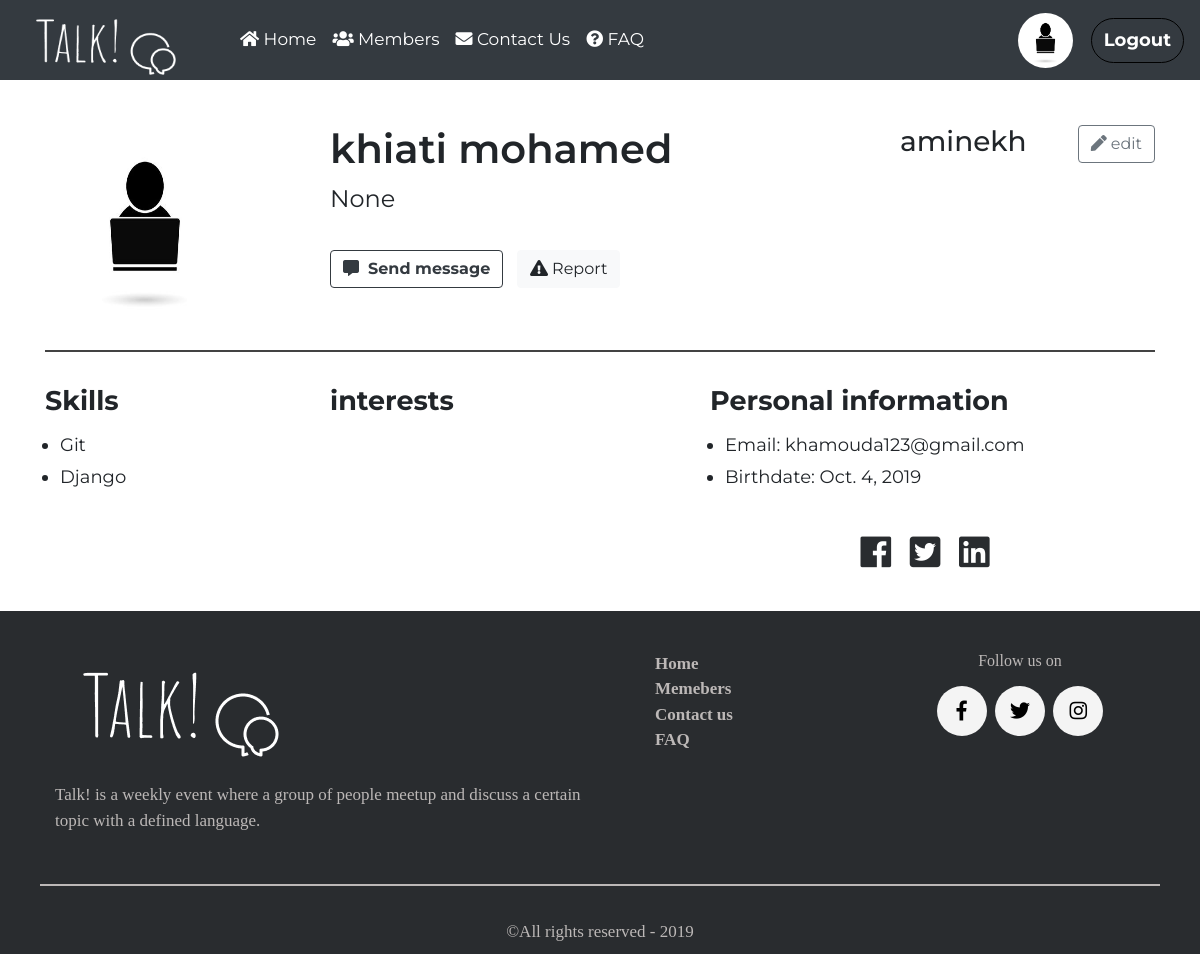
The app's page /profile/1 (signed in), older data.
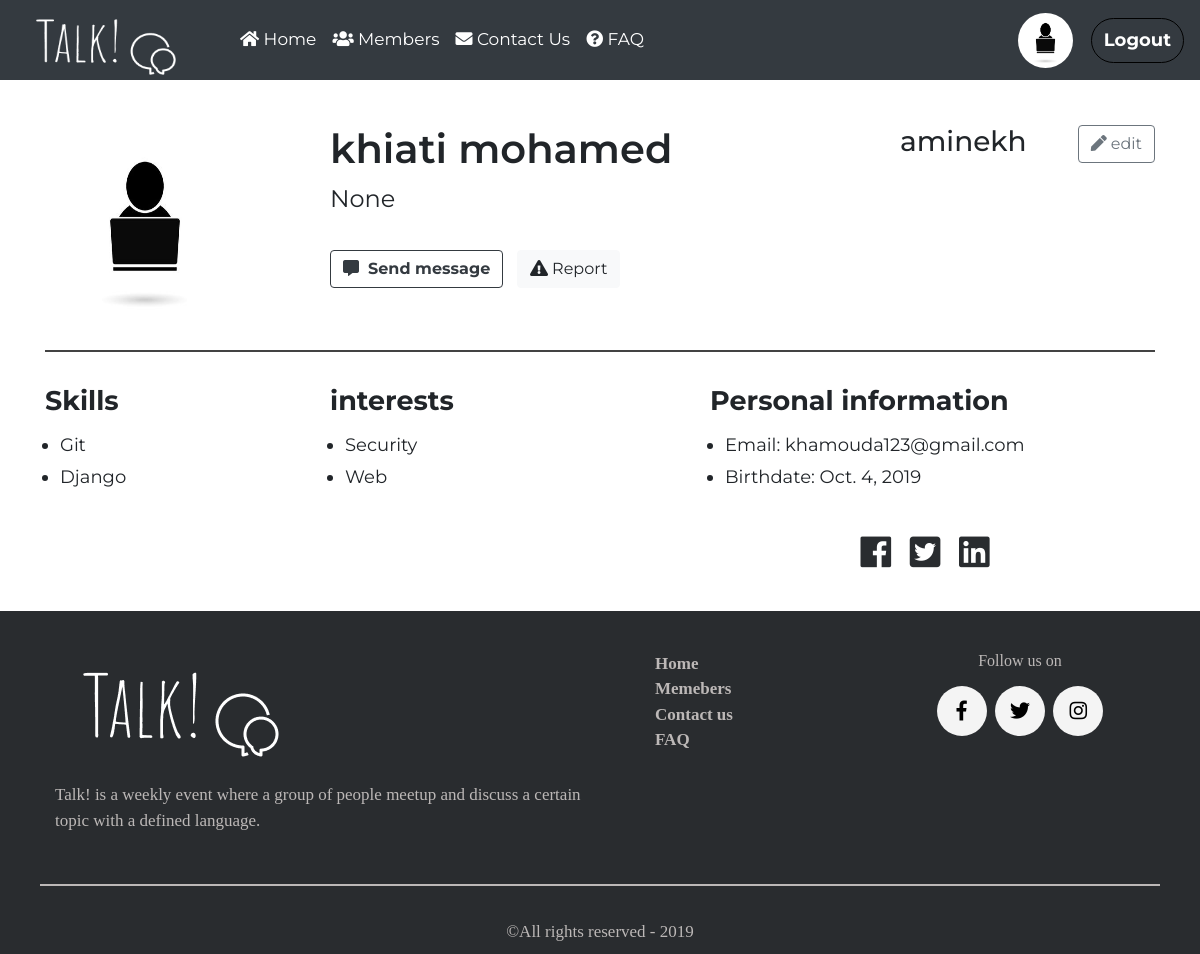
The same page, newer data.
### Main/models.py (models this page shows, shortened)
class Profile (models.Model):
    user = models.OneToOneField(User,on_delete=models.CASCADE,related_name="profile")
    image = models.ImageField(null=True,upload_to='profile_pics',default='profile_pics/man.png')
    birthday = models.DateField(null=True,default=datetime.date.today )
    bio = models.TextField(null=True)

class Skill(models.Model):
    profile=models.ForeignKey(Profile,on_delete=models.CASCADE,related_name="skill")
    value = models.CharField(max_length=100)

class Interest(models.Model):
    profile=models.ForeignKey(Profile,on_delete=models.CASCADE,related_name="interest")
    value = models.CharField(max_length=100)

### Main/views.py (the view)
# urls.py: path('profile/<int:pk>',views.profile,name='profile'),
@login_required
def profile(request,pk):
    skills = Skill.objects.all()
    interests = Interest.objects.all()
    User.objects.get(pk=pk)
    context ={
        "interests":interests,
        "skills":skills
    }
    return render(request,'Main/profile.html',context)

### Main/templates/Main/profile.html (shortened to what this page needs)
<!DOCTYPE html>
<html>
<head>
	<link rel="stylesheet" href="../../static/css/bootstrap.min.css">
		<link rel="stylesheet" href="../../static/css/animate.css">
	<link rel="stylesheet" href="../../static/css/main.css">
	<link rel="stylesheet"
		href="https://use.fontawesome.com/releases/v5.5.0/css/all.css"
>
</head>
<body>
	<nav class="navbar navbar-expand-md navbar-dark bg-dark navbar-fixed-top navbar_profile">
  	<a class="navbar-brand" id="logo" href="/">
    	<img src="../../static/images/Logo.png" width="160" height="70" class="d-inline-block align-top" alt="">
  	</a>
  <div class="collapse navbar-collapse" id="navbarNav">
    <ul class="navbar-nav ">
      <li class="nav-item active">
        <a class="nav-link" href="/"><i class="fas fa-home"></i>&nbsp;Home</a>
      </li>
      <li class="nav-item">
        <a class="nav-link" href="#"><i class="fa fa-users"></i>&nbsp;Members</a>
      </li>
      <li class="nav-item">
        <a class="nav-link" href="#"><i class="fas fa-envelope"></i>&nbsp;Contact Us</a>
			</li>
			<li class="nav-item">
        <a class="nav-link" href="#"><i class="fa fa-question-circle"></i>&nbsp;FAQ</a>
      </li>
    </ul>
    <ul class="navbar-nav ml-auto">
      <li class="nav-item active">
        <a class="nav-link" href="#"><img src="{{user.profile.image.url}}" id="profile_pic"></a>
      </li>
      <li class="nav-item">
        <a class="nav-link" href="{% url 'logout' %}" id="Logout">Logout</a>
      </li>
  	</ul>
  </div>
</nav>
<section id="baseInfoProfile">
    <div class="container">
            <div class="row">
                <div class="col-lg-3">
                   <center id="pic_center"><img src="{{user.profile.image.url}}" id="profile_pic_big"></center>
                </div>
                <div class="col-lg-6">
                    <h1>{{ user.first_name }} {{ user.last_name }} </h1>
                    <p>{{user.profile.bio}}</p>
                    <div id="buttons_profile">
                        <button type="button" class="btn btn-outline-dark" id="message_button_profile"> <i class="fas fa-comment-alt"></i>&nbsp; Send message</button>
                        <button type="button" class="btn btn-light"><i class="fas fa-exclamation-triangle"></i>&nbsp;Report</button>
                    </div>
                </div>
                <div class="col-lg-3">
                    <h3 id="nickname">{{ user.username }}</h3>
                    <a href="" id="edit_profile"><button type="button" class="btn btn-outline-secondary"><i class="fas fa-pen" ></i>&nbsp;<span>edit</span></button></a>
                </div>
            </div>
            <hr>
    </div>
</section>
        <section id="detailInfoProfile">
            <div class="container">
                <div class="row">
                    <div class="col-md-3">
                        <h2>Skills</h2>
                        <ul>
                            {% for sk in skills %}
                            <li>{{sk.value}}</li>
                            {% endfor %}
                        </ul>
                    </div>
                    <div class="col-md-4">
                        <h2>interests</h2>
                        <ul>
                            {% for in in interests %}
                            <li>{{in.value}}</li>
                            {% endfor %}
                        </ul>
                    </div>
                    <div class="col-md-5">
                        <h2>Personal information</h2>
                        <ul>
                            <li>Email: <address>{{user.email}}</address></li>
                            <li>Birthdate:  <time>{{user.profile.birthday}}</time></li>
                        </ul>
                        <ul id="social_media_list">
                            <li><a href=""><i class="fab fa-facebook"></i></a></li>
                            <li><a href=""><i class="fab fa-twitter-square"></i></a></li>
                            <li><a href=""><i class="fab fa-linkedin"></i></a></li>
                        </ul>
                    </div>
                </div>
            </div>
        </section>
        <footer>
            <div class="container">
                <div class="row">
                    <div class="col-md-6">
                        <a href="/">
                            <img src="../../static/images/Logo.png" class="logo" />
                            <br>
                        </a><br>
                        <p>
                            Talk! is a weekly event where a group of people
                            meetup and discuss a certain topic with a defined language.
                        </p>
                        <br>
                    </div>
                    <div class="col-md-3">
                        <ul>
                            <li><a href="#">Home</a></li>
                            <li><a href="#">Memebers</a></li>
                            <li><a href="#">Contact us</a></li>
                            <li><a href="#">FAQ</a></li>
                        </ul>
                    </div>
                    <div class="col-md-3">
                        <h6 align="center">Follow us on</h6>
                        <div class="social-media-icons">
                                <a href="https://www.facebook.com/"><i class="fab fa-facebook-f"></i></a>
                                <a href="https://www.instagram.com/"><i class="fab fa-twitter"></i></a>
                                <a href="https://www.twitter.com/"><i class="fab fa-instagram"></i></a>
                        </div>
                    </div>
                </div>
            </div>
            <hr>
            <p align="center">&copy;All rights reserved - 2019</p>
        </footer>
    </body>
    </html>

### Main/static/css/main.css (style rules this page uses)
body { font:14px/1.5 Montserrat, Arial, sans-serif; padding:0; margin:0; }
nav { padding-top: 0.25rem; padding-bottom: 0.25rem; position: fixed !important; width: 100%; top:0; }
.navbar { background-color: rgba(52, 58, 64,0) !important; transition: 0.5s; }
.navbar-dark .navbar-nav .nav-link { color: #ffffff }
nav ul:first-of-type { margin-left: 40px; font-size: 17px; }
nav ul:last-of-type { font-size: 18px; font-weight: bold; }
#profile_pic { height: 55px; width: 55px; border-radius: 50%; }
.navbar_profile { background-color: rgba(52, 58, 64) !important; z-index: 9999999; height: 80px; }
#Logout { margin-top: 13px; margin-left: 10px; border: 1.3px solid black; border-radius:30px; display: inline-block; padding: 8px 12px; }
footer { padding: 40px 40px 10px 40px; background-color: #292c2f; color: rgb(188, 184, 183); font:17px/1.5 Montserat; }
footer ul { list-style: none; }
footer ul li a { color: rgb(188, 184, 183); font:17px/1.5 Montserat; font-weight: bold; }
footer .social-media-icons { text-align: center; }
footer .social-media-icons .fab { padding: 15px; font-size: 20px; width: 50px; text-align: center; text-decoration: none; margin: 8px 2px; border-radius: 50%; color: black; background-color: rgb(244, 244, 244); transition: 0.3s; }
footer hr { border: 1px solid rgb(188, 184, 183); }
footer p { margin-bottom: 0 !important; }
#baseInfoProfile { margin-top: 125px; }
#edit_profile { float: right; color: rgb(66, 34, 36); font-size: 17px; }
#baseInfoProfile h3 { margin-top:10px; display: inline; }
#baseInfoProfile h1 { font-weight: 600; }
#baseInfoProfile p { font-size: 24px; }
#buttons_profile { margin-top: 33px; }
#message_button_profile { margin-right: 10px; font-weight: bolder ; }
hr { border: 0.5px solid #434343; margin-top: 25px; margin-bottom: 33px; }
#pic_center { text-align:left; }
#profile_pic_big { height: 200px; width: 200px; }
#detailInfoProfile h2 { font-size: 27px; font-weight: bold; margin:0; }
#detailInfoProfile ul { padding: 15px; }
#detailInfoProfile li { font-size: 18px; margin-bottom: 5px; }
address { display: inline; }
#social_media_list { padding-top:0!important; text-align: center; }
#social_media_list li { display: inline; margin-right: 15px; font-size: 35px; }
#social_media_list li a { color: #292c2f; }

Row changes from the older to the newer data that the page shows:
added Interest: value "Security"
added Interest: value "Web"
